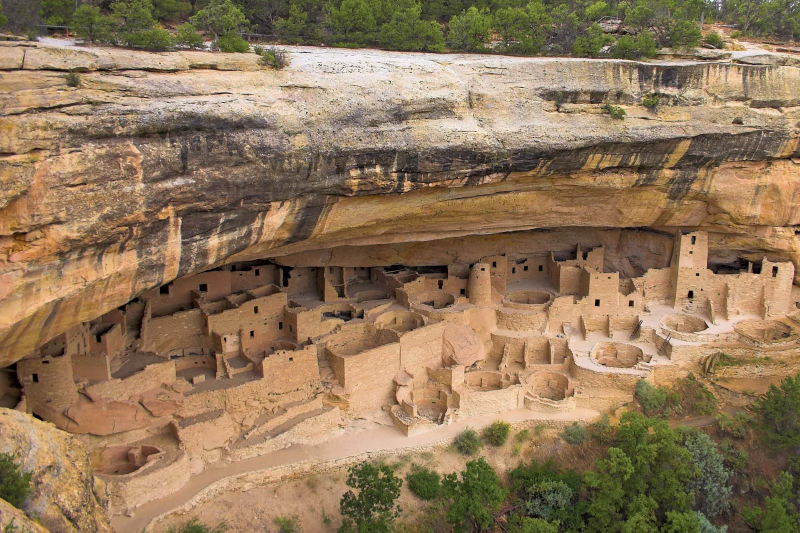
#> input picture attack_and_saliency/images/input/not_formatted/cliff_dwelling.png, 1600 x 1065 px, found by its file name (shown at 1/2 size); its folder holds only this picture in this run
$ python format_image.py
#> lines starting #> are read from the running program, lines starting #| are printed output that depends on the picture
import cv2
import os
import matplotlib.pyplot as plt

path_project_root = os.path.dirname(os.path.abspath(''))
path_not_formatted = os.path.join(path_project_root, "S8-Explicability\\attack_and_saliency\images\input\\not_formatted")

for filename in os.listdir(path_not_formatted):
    f = os.path.join(path_not_formatted, filename)
    # checking if it is a file
    if os.path.isfile(f):
        img = cv2.imread(f)
#> img is the input picture: shape (1065, 1600, 3); mean B, G, R 90.2, 119.6, 144.4
        width = 224
        height = 224
        dim = (width, height)

        # resize image
        resized = cv2.resize(img, dim, interpolation = cv2.INTER_AREA)
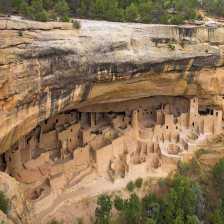
#> resized: shape (224, 224, 3); mean B, G, R 90.2, 119.6, 144.4
        resized = cv2.cvtColor(resized, cv2.COLOR_BGR2RGB)

        plt.imsave(os.path.join(path_project_root, "S8-Explicability\\attack_and_saliency\images\input"+"\\"+filename,), resized)

$ run again, on attack_and_saliency/images/input/not_formatted/gondola.png
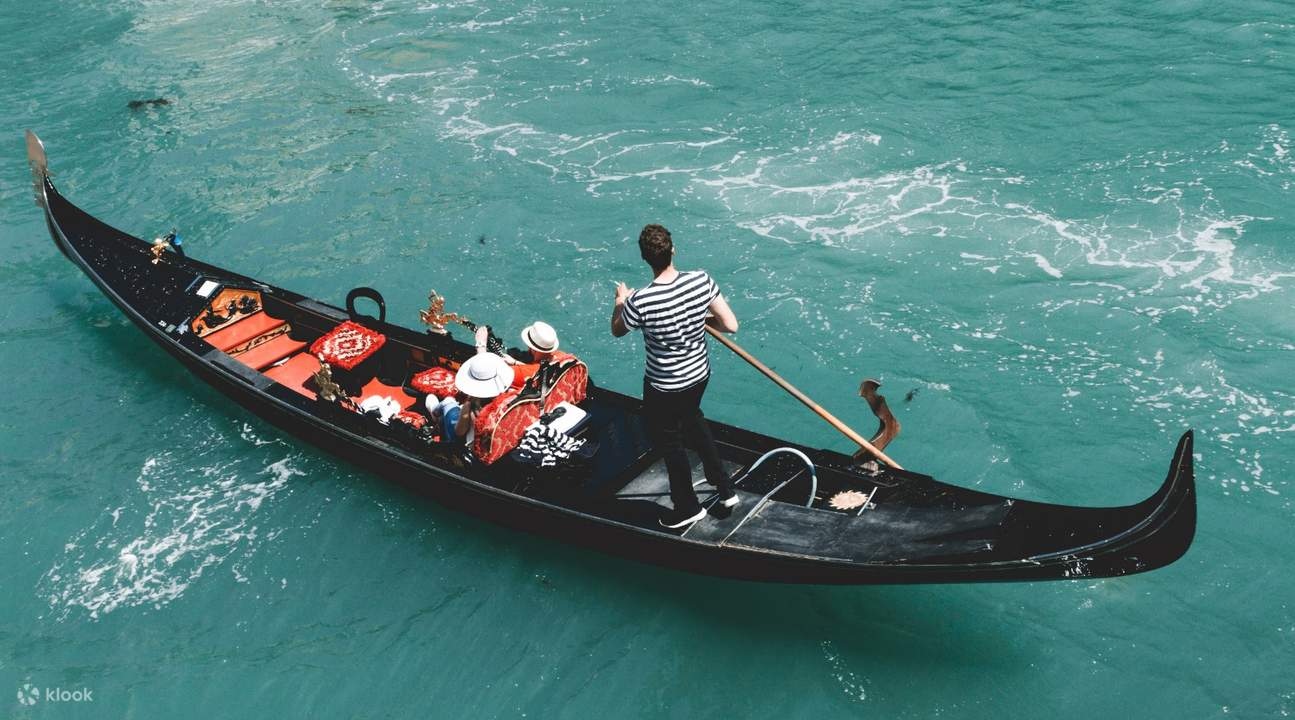
#> input picture attack_and_saliency/images/input/not_formatted/gondola.png, 1295 x 720 px, found by its file name
#> img is the input picture: shape (720, 1295, 3); mean B, G, R 125.1, 126.5, 79.7
#> `resized = cv2.resize(img, dim, interpolation = cv2.INTER_AREA)`:
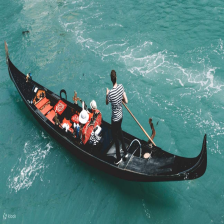
#> resized: shape (224, 224, 3); mean B, G, R 125.1, 126.5, 79.7
